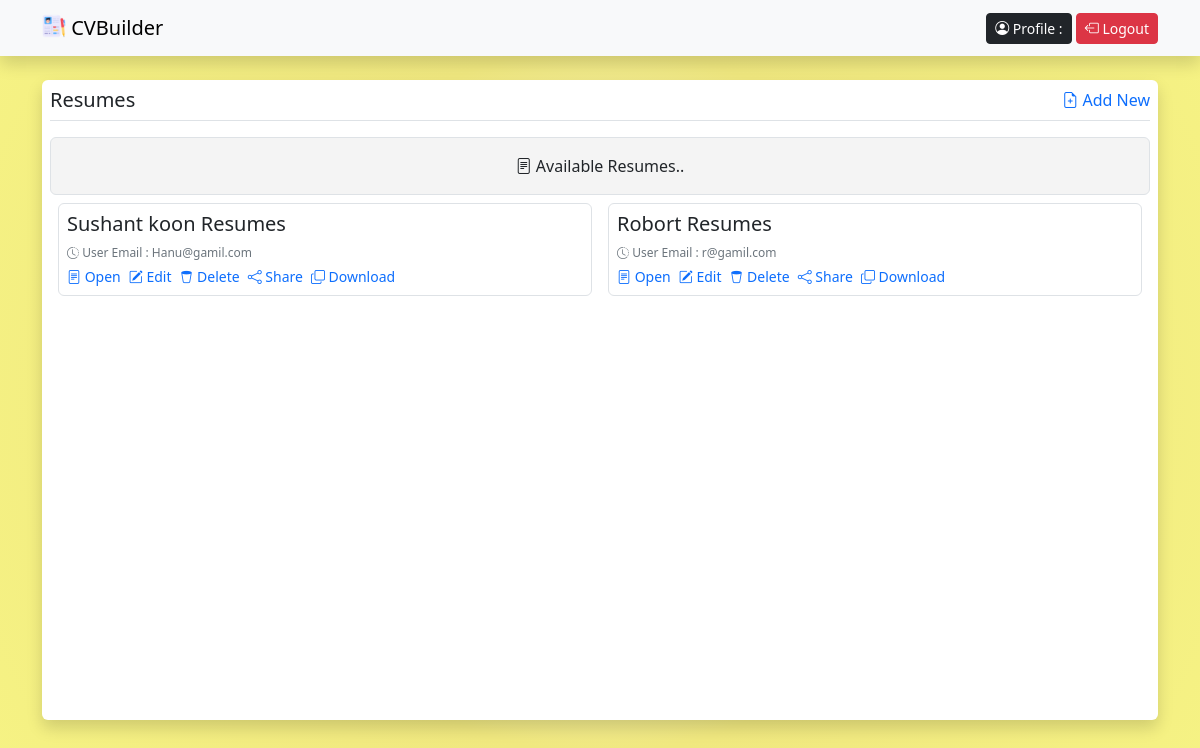
Screenshot of /admin_resumes.php (signed in) with the database file from the repository.
### tables this page shows
CREATE TABLE `form` (
  `id` int(11) NOT NULL,
  `name` varchar(25) NOT NULL,
  `email` varchar(50) NOT NULL,
  `number` varchar(12) NOT NULL,
  `dob` date NOT NULL,
  `gender` varchar(50) NOT NULL,
  `religion` varchar(255) NOT NULL,
  `nationality` varchar(100) NOT NULL,
  `status` varchar(10) NOT NULL,
  `hobbies` varchar(500) NOT NULL,
  `languages` varchar(599) NOT NULL,
  `address` varchar(599) NOT NULL,
  `school` varchar(599) NOT NULL,
  `stream` varchar(599) NOT NULL,
  `12thdob` date NOT NULL,
  `skill` varchar(599) NOT NULL,
  `experience` varchar(599) NOT NULL
);

### admin_resumes.php (the view, shortened to what this page needs)
<?php
include 'config.php';
$query = "SELECT * FROM `form`";
$res = mysqli_query($conn,$query);
?>
<!DOCTYPE html>
<html lang="en">
<head>
    <link href="https://cdn.jsdelivr.net/npm/bootstrap@5.3.2/dist/css/bootstrap.min.css" rel="stylesheet"
>
    <link rel="stylesheet" href="https://cdn.jsdelivr.net/npm/bootstrap-icons@1.11.1/font/bootstrap-icons.css">
</head>
<body>
    <nav class="navbar bg-body-tertiary shadow">
        <div class="container">
            <a class="navbar-brand" href="#">
                <img src="img/logo.png" alt="Logo" height="24" class="d-inline-block align-text-top">
                CVBuilder
            </a>
            <div>
                <a href="profile.php"><button class="btn btn-sm btn-dark"><i class="bi bi-person-circle"></i> Profile : </button></a>
                <a href="logout.php"><button class="btn btn-sm btn-danger"><i class="bi bi-box-arrow-left"></i> Logout</button></a>
            </div>
        </div>
    </nav>
    <div class="container">
        <div class="bg-white rounded shadow p-2 mt-4" style="min-height:80vh">
            <div class="d-flex justify-content-between border-bottom">
                <h5>Resumes</h5>
                <div>
                    <a href="createresume.php" class="text-decoration-none"><i class="bi bi-file-earmark-plus"></i> Add New</a>
                </div>
            </div>
            <div class="text-center py-3 border rounded mt-3" style="background-color: rgba(236, 236, 236, 0.56);">
                <i class="bi bi-file-text"></i> Available Resumes..
            </div>
            <div class="d-flex flex-wrap">
                <?php
                while ($row = mysqli_fetch_assoc($res))
                {
                    ?>
                <div class="col-12 col-md-6 p-2">
                    <div class="p-2 border rounded">
                        <h5><?php echo $row['name'];?> Resumes</h5>
                        <p class="small text-secondary m-0" style="font-size:12px"><i class="bi bi-clock-history"></i>
                           User Email : <?php echo $row['email']; ?>
                        </p>
                        <div class="d-flex gap-2 mt-1">
                            <a href="resume.php?id=<?php echo $row['id'];?>" class="text-decoration-none small"><i class="bi bi-file-text"></i> Open</a>
                            <a href="edit.php?id=<?php echo $row['id'];?>" class="text-decoration-none small"><i class="bi bi-pencil-square"></i> Edit</a>
                            <a href="delete.php?id=<?php echo $row['id'];?>" class="text-decoration-none small"><i class="bi bi-trash2"></i> Delete</a>
                            <a href="" class="text-decoration-none small"><i class="bi bi-share"></i> Share</a>
                            <a href="resume.php?id=<?php echo $row['id'];?>" download="resume.php?id=<?php echo $row['id'];?>" class="text-decoration-none small"><i class="bi bi-copy"></i> Download</a>
                        </div>
                    </div>
                </div>
                <?php
                }
                ?>
            </div>
        </div>
    </div>
</body>
</html>

### admin_resumes.php (style rules this page uses)
body { height: 100vh; background: rgb(249, 249, 249); background: radial-gradient(circle, rgba(249, 249, 249, 1) 0%, rgba(240, 232, 127, 1) 49%, rgba(246, 243, 132, 1) 100%); }

### rows the page displays
form: name "Sushant koon", email "Hanu@gamil.com"
form: name "Robort", email "r@gamil.com"
